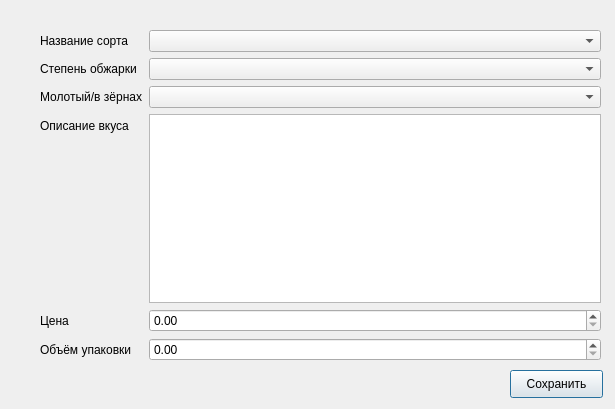
<?xml version="1.0" encoding="UTF-8"?>
<ui version="4.0">
 <class>Dialog</class>
 <widget class="QDialog" name="Dialog">
  <property name="geometry">
   <rect>
    <x>0</x>
    <y>0</y>
    <width>615</width>
    <height>409</height>
   </rect>
  </property>
  <property name="windowTitle">
   <string>Dialog</string>
  </property>
  <widget class="QWidget" name="formLayoutWidget">
   <property name="geometry">
    <rect>
     <x>40</x>
     <y>30</y>
     <width>561</width>
     <height>331</height>
    </rect>
   </property>
   <layout class="QFormLayout" name="formLayout">
    <item row="0" column="0">
     <widget class="QLabel" name="label">
      <property name="text">
       <string>Название сорта</string>
      </property>
     </widget>
    </item>
    <item row="0" column="1">
     <widget class="QComboBox" name="sort_box"/>
    </item>
    <item row="1" column="0">
     <widget class="QLabel" name="label_2">
      <property name="text">
       <string>Степень обжарки</string>
      </property>
     </widget>
    </item>
    <item row="1" column="1">
     <widget class="QComboBox" name="degree_box"/>
    </item>
    <item row="2" column="0">
     <widget class="QLabel" name="label_3">
      <property name="text">
       <string>Молотый/в зёрнах</string>
      </property>
     </widget>
    </item>
    <item row="2" column="1">
     <widget class="QComboBox" name="ground_box"/>
    </item>
    <item row="3" column="0">
     <widget class="QLabel" name="label_4">
      <property name="text">
       <string>Описание вкуса</string>
      </property>
     </widget>
    </item>
    <item row="3" column="1">
     <widget class="QTextEdit" name="taste_edit"/>
    </item>
    <item row="4" column="0">
     <widget class="QLabel" name="label_5">
      <property name="text">
       <string>Цена</string>
      </property>
     </widget>
    </item>
    <item row="6" column="0">
     <widget class="QLabel" name="label_6">
      <property name="text">
       <string>Объём упаковки</string>
      </property>
     </widget>
    </item>
    <item row="6" column="1">
     <widget class="QDoubleSpinBox" name="amount_spin"/>
    </item>
    <item row="4" column="1">
     <widget class="QDoubleSpinBox" name="price_spin"/>
    </item>
   </layout>
  </widget>
  <widget class="QPushButton" name="save_button">
   <property name="geometry">
    <rect>
     <x>510</x>
     <y>370</y>
     <width>93</width>
     <height>28</height>
    </rect>
   </property>
   <property name="text">
    <string>Сохранить</string>
   </property>
  </widget>
  <widget class="QLabel" name="error_label">
   <property name="geometry">
    <rect>
     <x>50</x>
     <y>370</y>
     <width>431</width>
     <height>16</height>
    </rect>
   </property>
   <property name="text">
    <string/>
   </property>
  </widget>
 </widget>
 <resources/>
 <connections/>
</ui>
